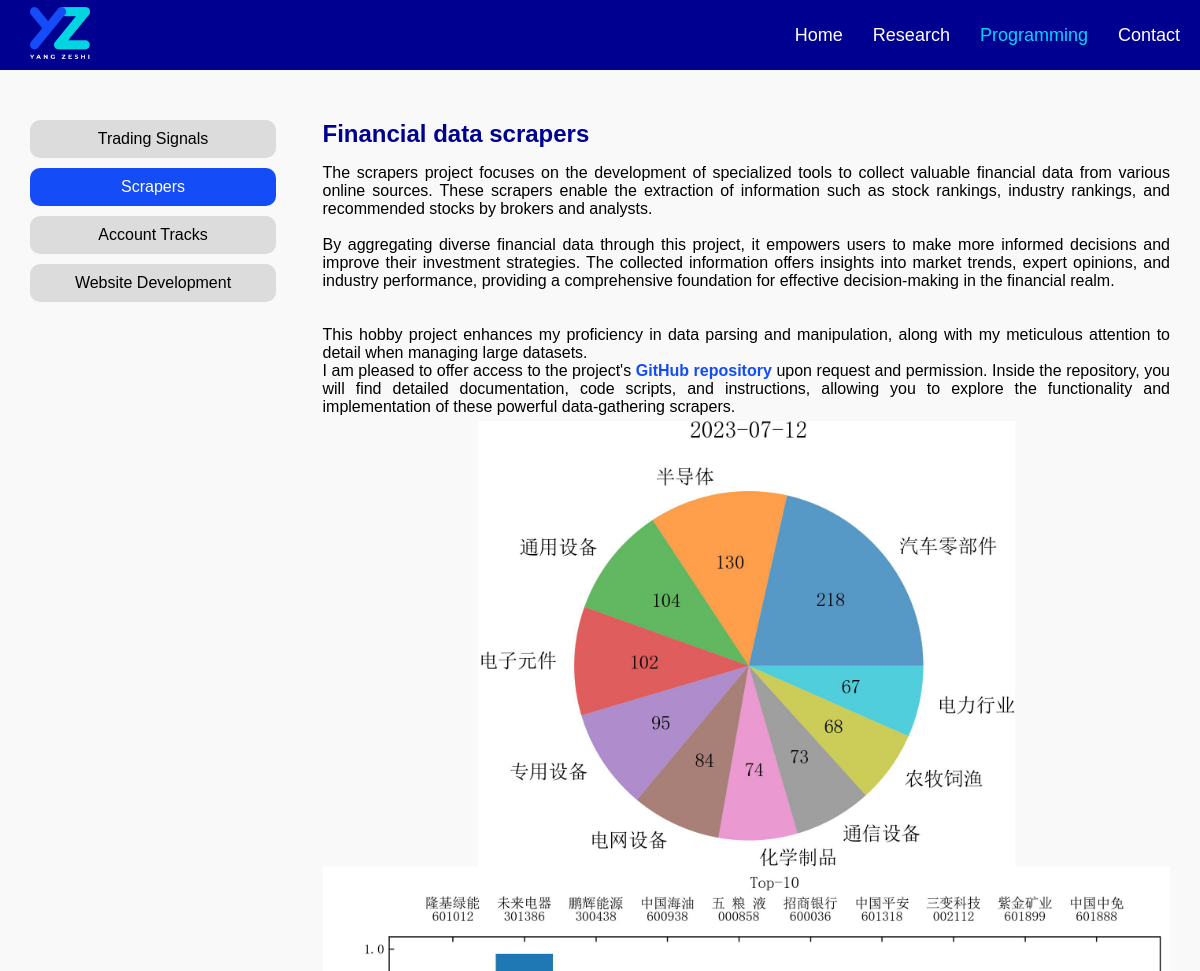
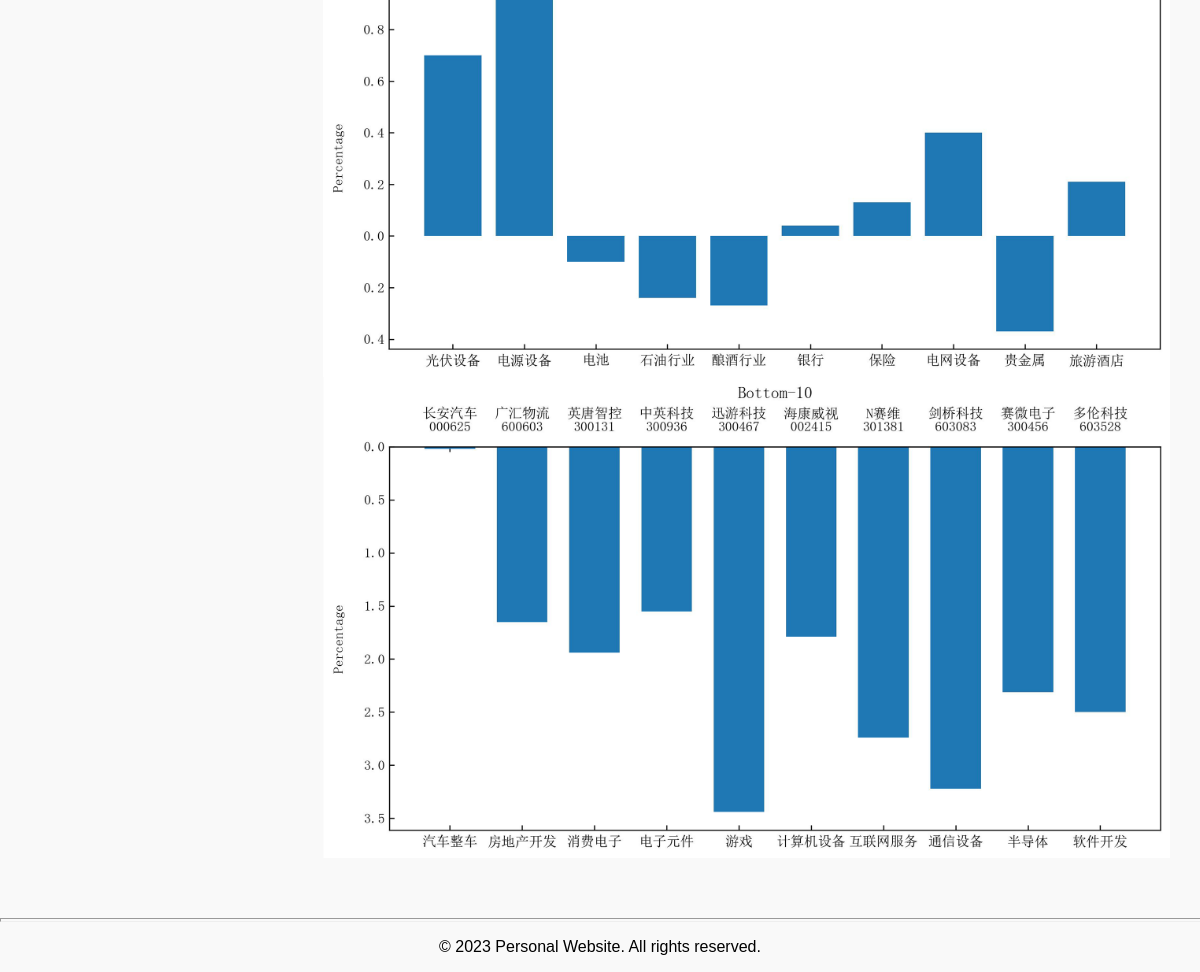
Screenshot of /programming/2 with the database file from the repository (2 pictures, top to bottom).
### tables this page shows
CREATE TABLE programming_projects (
    id INTEGER PRIMARY KEY AUTOINCREMENT,
    title TEXT NOT NULL,
    content TEXT NOT NULL,
    full_title TEXT NOT NULL
);

### app.py (the view)
@app.route('/programming/<int:intro_id>')
def show_intro_2(intro_id):
    db = get_db()
    cursor = db.execute('SELECT * FROM programming_projects')
    intros = cursor.fetchall()
    image_src = [url_for('static', filename=f'images/programming/{intro_id}.png')]
    file_path = image_src[0].lstrip('/')
    if os.path.exists(file_path)==False:
        image_src=['']
    session['intro_id'] = intro_id
    return render_template('/programming projects/programming_projects.html',intro=intros[intro_id-1],image_srcs=image_src)

### app.py (called while the page is built)
def get_db():
    db=getattr(g,'_database', None)
    if db is None:
        db=g._datase=sqlite3.connect(app.config['DATABASE'])
        db.row_factory=sqlite3.Row
    return db

@app.teardown_appcontext
def close_connection(exception):
    db = getattr(g, '_database', None)
    if db is not None:
        db.close()

@app.context_processor
def inject_intros():
    db = get_db()
    research_cursor = db.execute('SELECT * FROM research_projects')
    research_intros = research_cursor.fetchall()
    programming_cursor = db.execute('SELECT * FROM programming_projects')
    programming_intros = programming_cursor.fetchall()
    intro_id = session.get('intro_id')
    return dict(research_intros=research_intros, programming_intros=programming_intros, intro_id=intro_id)

### templates/programming projects/programming_projects.html (shortened to what this page needs)
<!DOCTYPE html>
{% extends 'base.html' %}
{% block content %}
<html>
<head>
    <link rel="stylesheet" type="text/css" href="{{ url_for('static', filename='styles/main.css') }}">
</head>
<body>
  <div class="grid-container">
    <div class="grid1">
      {% include 'programming projects/project_tree.html'%}
    </div>
    <div class="grid2">
      <div class="wrapper">
        <div class="section">
          <h2>{{ intro['full_title'] }}</h2>
          <p style="white-space: pre-line;text-align: justify;">{{ intro['content'] | safe }}</p>
          {% for image_src in image_srcs %}
          <img class="fit-picture" src="{{ image_src }}" style="display: block;margin: 0 auto;width: auto;">
          {% endfor %}
        </div>
      </div>
    </div>
  </div>
        <hr>
  </body>
</html>
{% endblock %}

### templates/programming projects/project_tree.html
<link rel="stylesheet" type="text/css" href="{{ url_for('static', filename='styles/main.css') }}">
<div class="project-list" style="grid-template-columns: 0.8fr; margin-top: 20px; justify-content: start;">
  {% for project in programming_intros %}
  <a href="{{ url_for('show_intro_2', intro_id=project['id']) }}" class="widget {% if project['id'] == intro_id %}highlight{% endif %}">{{ project['title'] }}</a>
  {% endfor %}
</div>

### static/styles/base.css (style rules this page uses)
.widget { margin-left: 0px; padding: 5px 10px; text-decoration: none; color: rgb(255, 255, 255); }

### static/styles/main.css (style rules this page uses)
body { font-family: Arial, sans-serif; margin: 0px; background-color: #f9f9f9; padding-top: 0px; margin-top: 0; }
.section { margin-bottom: 30px; text-align: left; }
.section h2 { color: rgb(0 0 144); margin-bottom: 10px; text-align: left; }
.section p { margin-bottom: 5px; }
hr { color: blue; height: 2px; width: 100%; margin-left: auto; margin-right: auto; }
.fit-picture { max-width: 100%; max-height: 100%; width: 40%; height: auto; }
.project-list { display: grid; grid-template-columns: 1fr 1fr 1fr; text-align: center; grid-gap: 20px 0px; }
.grid-container { display: grid; grid-template-columns: 1fr 3fr; grid-gap: 0px 10px; margin: 30px; align-content: center; }
div.project-list { gap: 20px; place-items: start; }
div.project-list a.widget { display: flex; align-items: center; justify-content:center; border-radius: 10px; background-color: rgb(220, 220, 220); color: #000000; height: 100%; width: 100%; }
div.project-list a.widget.highlight { background-color: rgb(20, 76, 247); color: #ffffff; }

### rows the page displays
programming_projects: title "Trading Signals"
programming_projects: title "Scrapers", full_title "Financial data scrapers", content "The scrapers project focuses on the development of specialized tools to collect valuable financial data from various online sources. These scrapers enable the extraction of information such as stock rankings, industry rankings, and recommended stocks by brokers and analysts. By aggregating diverse financial data through this project, it empowers users to make more informed decisions and improve their investment strategies. The collected information offers insights into market trends, expert opinions, and industry performance, providing a comprehensive foundation for effective decision-making in the financial realm. This hobby project enhances my proficiency in data parsing and manipulation,…"
programming_projects: title "Account Tracks"
programming_projects: title "Website Development"
